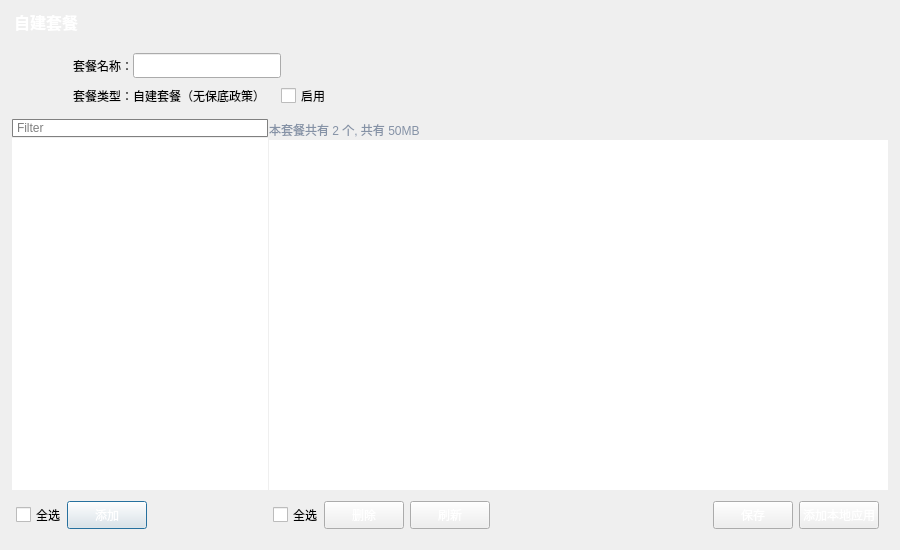
<?xml version="1.0" encoding="UTF-8"?>
<ui version="4.0">
 <class>DialogBundleView</class>
 <widget class="QDialog" name="DialogBundleView">
  <property name="geometry">
   <rect>
    <x>0</x>
    <y>0</y>
    <width>900</width>
    <height>550</height>
   </rect>
  </property>
  <property name="sizePolicy">
   <sizepolicy hsizetype="Fixed" vsizetype="Fixed">
    <horstretch>0</horstretch>
    <verstretch>0</verstretch>
   </sizepolicy>
  </property>
  <property name="minimumSize">
   <size>
    <width>900</width>
    <height>550</height>
   </size>
  </property>
  <property name="maximumSize">
   <size>
    <width>900</width>
    <height>16777215</height>
   </size>
  </property>
  <property name="windowTitle">
   <string>Dialog</string>
  </property>
  <property name="styleSheet">
   <string notr="true">QWidget {
	font: 25 9pt &quot;微软雅黑&quot;;
}

QTreeView::item {
	margin: 5px;
}

#wdt_main {
	border-width: 40px 10px 10px 10px;
	border-image: url(:/skins/skins/bg_dialogbase.png) 40 10 10 10 repeat repeat;
}

QPushButton {
	color: #ffffff;
	border-width: 2px;
	border-image: url(:/skins/skins/btn_blue.png) 2 2;
	min-width: 64px;
	min-height: 20px;
}

QPushButton::hover {
	color: #ffffff;
	border-width: 2px;
	border-image: url(:/skins/skins/btn_blue_hover.png) 2 2;
}

QPushButton::pressed {
	color: #ffffff;
	border-width: 2px;
	border-image: url(:/skins/skins/btn_blue_pressed.png) 2 2;
}

#btn_addLocal {
	color: #ffffff;
	min-width: 70px;
	min-height: 20px;
	border-width: 2px;
	border-image: url(:/skins/skins/btn_yellow.png) 2 2;
}

#lbl_title {
	color: #ffffff;
	font:  75 12pt;
	font-weight: bold;
}

#btn_max {
	width: 30px; height: 26px;
	border: 0px;
	background-image: url(:/skins/skins/btn_win_max.png);
}

#btn_max::hover {
	margin: 1px;
}

#btn_max::pressed {
	border: 0px;
	background-image: url(:/skins/skins/btn_win_max_pressed.png);
}

#btn_close {
	border: 0px;
	background-image: url(:/skins/skins/btn_win_close.png);
}

#btn_close::hover {
	margin: 1px;
}

#btn_close::pressed {
	border: 0px;
	background-image: url(:/skins/skins/btn_win_close_pressed.png);
}

#btn_addLocal:hover {
	border-width: 2px;
	border-image: url(:/skins/skins/btn_yellow_hover.png) 2 2;
}

#btn_addLocal:pressed {
	border-width: 2px;
	border-image: url(:/skins/skins/btn_yellow_pressed.png) 2 2;
}

#ledt_filter {
	 border: 1px solid gray;
     border-radius: 1px;
     padding: 0 0px 0px 2px;     
}

QCheckBox {
     spacing: 5px;
 }

QCheckBox::indicator {
     width: 15px;
     height: 15px;
 }

QCheckBox::indicator:unchecked {
	image: url(:/skins/skins/chkbox_normal.png);
}

QCheckBox::indicator:checked {
	image: url(:/skins/skins/chkbox_checked.png);
}</string>
  </property>
  <layout class="QVBoxLayout" name="verticalLayout_4">
   <property name="spacing">
    <number>0</number>
   </property>
   <property name="leftMargin">
    <number>0</number>
   </property>
   <property name="topMargin">
    <number>0</number>
   </property>
   <property name="rightMargin">
    <number>0</number>
   </property>
   <property name="bottomMargin">
    <number>0</number>
   </property>
   <item>
    <widget class="QWidget" name="wdt_main" native="true">
     <layout class="QVBoxLayout" name="verticalLayout_3">
      <property name="spacing">
       <number>0</number>
      </property>
      <property name="leftMargin">
       <number>4</number>
      </property>
      <property name="topMargin">
       <number>4</number>
      </property>
      <property name="rightMargin">
       <number>4</number>
      </property>
      <property name="bottomMargin">
       <number>4</number>
      </property>
      <item>
       <widget class="QWidget" name="wdt_top" native="true">
        <property name="sizePolicy">
         <sizepolicy hsizetype="Preferred" vsizetype="Fixed">
          <horstretch>0</horstretch>
          <verstretch>0</verstretch>
         </sizepolicy>
        </property>
        <property name="minimumSize">
         <size>
          <width>0</width>
          <height>0</height>
         </size>
        </property>
        <property name="maximumSize">
         <size>
          <width>16777215</width>
          <height>16777215</height>
         </size>
        </property>
        <layout class="QHBoxLayout" name="horizontalLayout">
         <property name="spacing">
          <number>0</number>
         </property>
         <property name="leftMargin">
          <number>10</number>
         </property>
         <property name="topMargin">
          <number>0</number>
         </property>
         <property name="rightMargin">
          <number>0</number>
         </property>
         <property name="bottomMargin">
          <number>0</number>
         </property>
         <item>
          <widget class="QLabel" name="lbl_title">
           <property name="minimumSize">
            <size>
             <width>0</width>
             <height>35</height>
            </size>
           </property>
           <property name="text">
            <string>自建套餐</string>
           </property>
          </widget>
         </item>
         <item alignment="Qt::AlignTop">
          <widget class="QToolButton" name="btn_max">
           <property name="sizePolicy">
            <sizepolicy hsizetype="Fixed" vsizetype="Fixed">
             <horstretch>0</horstretch>
             <verstretch>0</verstretch>
            </sizepolicy>
           </property>
           <property name="minimumSize">
            <size>
             <width>30</width>
             <height>26</height>
            </size>
           </property>
           <property name="maximumSize">
            <size>
             <width>16777215</width>
             <height>16777215</height>
            </size>
           </property>
           <property name="text">
            <string/>
           </property>
           <property name="icon">
            <iconset>
             <normaloff>:/skins/btn_min</normaloff>:/skins/btn_min</iconset>
           </property>
          </widget>
         </item>
         <item alignment="Qt::AlignTop">
          <widget class="QToolButton" name="btn_close">
           <property name="sizePolicy">
            <sizepolicy hsizetype="Fixed" vsizetype="Fixed">
             <horstretch>0</horstretch>
             <verstretch>0</verstretch>
            </sizepolicy>
           </property>
           <property name="minimumSize">
            <size>
             <width>30</width>
             <height>26</height>
            </size>
           </property>
           <property name="maximumSize">
            <size>
             <width>16</width>
             <height>16</height>
            </size>
           </property>
           <property name="text">
            <string/>
           </property>
           <property name="icon">
            <iconset>
             <normaloff>:/skins/btn_close</normaloff>:/skins/btn_close</iconset>
           </property>
          </widget>
         </item>
        </layout>
       </widget>
      </item>
      <item>
       <widget class="QWidget" name="wdt_state" native="true">
        <property name="sizePolicy">
         <sizepolicy hsizetype="Preferred" vsizetype="Fixed">
          <horstretch>0</horstretch>
          <verstretch>0</verstretch>
         </sizepolicy>
        </property>
        <property name="minimumSize">
         <size>
          <width>0</width>
          <height>80</height>
         </size>
        </property>
        <property name="maximumSize">
         <size>
          <width>16777215</width>
          <height>16777215</height>
         </size>
        </property>
        <layout class="QGridLayout" name="gridLayout_2">
         <property name="leftMargin">
          <number>9</number>
         </property>
         <item row="0" column="0">
          <layout class="QHBoxLayout" name="horizontalLayout_4">
           <property name="bottomMargin">
            <number>0</number>
           </property>
           <item>
            <widget class="QLabel" name="lbl_icon">
             <property name="minimumSize">
              <size>
               <width>50</width>
               <height>50</height>
              </size>
             </property>
             <property name="maximumSize">
              <size>
               <width>50</width>
               <height>50</height>
              </size>
             </property>
             <property name="styleSheet">
              <string notr="true"/>
             </property>
             <property name="pixmap">
              <pixmap resource="skins.qrc">:/skins/skins/icon_bundle_0.png</pixmap>
             </property>
             <property name="alignment">
              <set>Qt::AlignCenter</set>
             </property>
            </widget>
           </item>
           <item>
            <layout class="QGridLayout" name="gridLayout">
             <property name="leftMargin">
              <number>4</number>
             </property>
             <property name="topMargin">
              <number>4</number>
             </property>
             <property name="rightMargin">
              <number>4</number>
             </property>
             <property name="bottomMargin">
              <number>4</number>
             </property>
             <property name="horizontalSpacing">
              <number>0</number>
             </property>
             <property name="verticalSpacing">
              <number>8</number>
             </property>
             <item row="1" column="0">
              <widget class="QLabel" name="lbl_type">
               <property name="text">
                <string>套餐类型：</string>
               </property>
              </widget>
             </item>
             <item row="1" column="1">
              <widget class="QLabel" name="lbl_typeSpecial">
               <property name="text">
                <string>自建套餐（无保底政策）</string>
               </property>
              </widget>
             </item>
             <item row="0" column="0">
              <widget class="QLabel" name="lbl_name">
               <property name="text">
                <string>套餐名称：</string>
               </property>
              </widget>
             </item>
             <item row="0" column="1">
              <widget class="QLineEdit" name="ledt_name">
               <property name="enabled">
                <bool>true</bool>
               </property>
               <property name="sizePolicy">
                <sizepolicy hsizetype="Expanding" vsizetype="Fixed">
                 <horstretch>0</horstretch>
                 <verstretch>0</verstretch>
                </sizepolicy>
               </property>
               <property name="minimumSize">
                <size>
                 <width>0</width>
                 <height>25</height>
                </size>
               </property>
               <property name="maximumSize">
                <size>
                 <width>16777215</width>
                 <height>25</height>
                </size>
               </property>
              </widget>
             </item>
             <item row="0" column="3">
              <spacer name="horizontalSpacer">
               <property name="orientation">
                <enum>Qt::Horizontal</enum>
               </property>
               <property name="sizeHint" stdset="0">
                <size>
                 <width>40</width>
                 <height>20</height>
                </size>
               </property>
              </spacer>
             </item>
             <item row="1" column="2">
              <widget class="QCheckBox" name="cbx_enable">
               <property name="text">
                <string>启用</string>
               </property>
              </widget>
             </item>
            </layout>
           </item>
           <item>
            <spacer name="horizontalSpacer_4">
             <property name="orientation">
              <enum>Qt::Horizontal</enum>
             </property>
             <property name="sizeHint" stdset="0">
              <size>
               <width>40</width>
               <height>20</height>
              </size>
             </property>
            </spacer>
           </item>
          </layout>
         </item>
        </layout>
       </widget>
      </item>
      <item>
       <widget class="QWidget" name="wdt_content" native="true">
        <layout class="QVBoxLayout" name="verticalLayout_5">
         <property name="leftMargin">
          <number>8</number>
         </property>
         <property name="topMargin">
          <number>0</number>
         </property>
         <property name="rightMargin">
          <number>8</number>
         </property>
         <property name="bottomMargin">
          <number>6</number>
         </property>
         <item>
          <widget class="QSplitter" name="splitter">
           <property name="sizePolicy">
            <sizepolicy hsizetype="Expanding" vsizetype="Expanding">
             <horstretch>0</horstretch>
             <verstretch>0</verstretch>
            </sizepolicy>
           </property>
           <property name="frameShape">
            <enum>QFrame::NoFrame</enum>
           </property>
           <property name="lineWidth">
            <number>1</number>
           </property>
           <property name="orientation">
            <enum>Qt::Horizontal</enum>
           </property>
           <property name="opaqueResize">
            <bool>true</bool>
           </property>
           <property name="handleWidth">
            <number>1</number>
           </property>
           <widget class="QWidget" name="layoutWidget">
            <layout class="QVBoxLayout" name="verticalLayout_2">
             <property name="spacing">
              <number>0</number>
             </property>
             <item>
              <widget class="QWidget" name="wdt_filter" native="true">
               <layout class="QHBoxLayout" name="horizontalLayout_2">
                <property name="leftMargin">
                 <number>0</number>
                </property>
                <property name="topMargin">
                 <number>0</number>
                </property>
                <property name="rightMargin">
                 <number>0</number>
                </property>
                <property name="bottomMargin">
                 <number>1</number>
                </property>
                <item>
                 <widget class="QLineEdit" name="ledt_filter">
                  <property name="sizePolicy">
                   <sizepolicy hsizetype="Preferred" vsizetype="Fixed">
                    <horstretch>0</horstretch>
                    <verstretch>0</verstretch>
                   </sizepolicy>
                  </property>
                  <property name="maximumSize">
                   <size>
                    <width>16777215</width>
                    <height>16777215</height>
                   </size>
                  </property>
                  <property name="placeholderText">
                   <string>Filter</string>
                  </property>
                 </widget>
                </item>
               </layout>
              </widget>
             </item>
             <item>
              <widget class="QTreeView" name="tvw_global">
               <property name="sizePolicy">
                <sizepolicy hsizetype="Preferred" vsizetype="Expanding">
                 <horstretch>0</horstretch>
                 <verstretch>0</verstretch>
                </sizepolicy>
               </property>
               <property name="frameShape">
                <enum>QFrame::NoFrame</enum>
               </property>
               <property name="editTriggers">
                <set>QAbstractItemView::NoEditTriggers</set>
               </property>
               <property name="showDropIndicator" stdset="0">
                <bool>false</bool>
               </property>
               <property name="selectionMode">
                <enum>QAbstractItemView::SingleSelection</enum>
               </property>
               <property name="selectionBehavior">
                <enum>QAbstractItemView::SelectRows</enum>
               </property>
               <property name="iconSize">
                <size>
                 <width>32</width>
                 <height>32</height>
                </size>
               </property>
               <property name="indentation">
                <number>5</number>
               </property>
               <property name="rootIsDecorated">
                <bool>false</bool>
               </property>
               <property name="sortingEnabled">
                <bool>true</bool>
               </property>
               <attribute name="headerStretchLastSection">
                <bool>true</bool>
               </attribute>
              </widget>
             </item>
             <item>
              <widget class="QWidget" name="wdt_bottom_left" native="true">
               <property name="sizePolicy">
                <sizepolicy hsizetype="Preferred" vsizetype="Preferred">
                 <horstretch>0</horstretch>
                 <verstretch>0</verstretch>
                </sizepolicy>
               </property>
               <property name="minimumSize">
                <size>
                 <width>0</width>
                 <height>50</height>
                </size>
               </property>
               <property name="maximumSize">
                <size>
                 <width>16777215</width>
                 <height>50</height>
                </size>
               </property>
               <layout class="QGridLayout" name="gridLayout_4">
                <property name="leftMargin">
                 <number>4</number>
                </property>
                <item row="0" column="1">
                 <widget class="QPushButton" name="btn_addGlobal">
                  <property name="text">
                   <string>添加</string>
                  </property>
                 </widget>
                </item>
                <item row="0" column="0">
                 <widget class="QCheckBox" name="cbx_global">
                  <property name="text">
                   <string>全选</string>
                  </property>
                 </widget>
                </item>
                <item row="0" column="2">
                 <spacer name="horizontalSpacer_3">
                  <property name="orientation">
                   <enum>Qt::Horizontal</enum>
                  </property>
                  <property name="sizeType">
                   <enum>QSizePolicy::Expanding</enum>
                  </property>
                  <property name="sizeHint" stdset="0">
                   <size>
                    <width>40</width>
                    <height>20</height>
                   </size>
                  </property>
                 </spacer>
                </item>
               </layout>
              </widget>
             </item>
            </layout>
           </widget>
           <widget class="QWidget" name="layoutWidget1">
            <layout class="QVBoxLayout" name="verticalLayout">
             <property name="spacing">
              <number>0</number>
             </property>
             <item>
              <widget class="QLabel" name="lbl_state">
               <property name="sizePolicy">
                <sizepolicy hsizetype="Expanding" vsizetype="Preferred">
                 <horstretch>0</horstretch>
                 <verstretch>0</verstretch>
                </sizepolicy>
               </property>
               <property name="minimumSize">
                <size>
                 <width>0</width>
                 <height>21</height>
                </size>
               </property>
               <property name="styleSheet">
                <string notr="true">QLabel {
	color: #8592a6;
}</string>
               </property>
               <property name="text">
                <string>本套餐共有 2 个, 共有 50MB</string>
               </property>
              </widget>
             </item>
             <item>
              <widget class="QTreeView" name="tvw_special">
               <property name="frameShape">
                <enum>QFrame::NoFrame</enum>
               </property>
               <property name="lineWidth">
                <number>1</number>
               </property>
               <property name="editTriggers">
                <set>QAbstractItemView::NoEditTriggers</set>
               </property>
               <property name="showDropIndicator" stdset="0">
                <bool>false</bool>
               </property>
               <property name="selectionMode">
                <enum>QAbstractItemView::SingleSelection</enum>
               </property>
               <property name="selectionBehavior">
                <enum>QAbstractItemView::SelectRows</enum>
               </property>
               <property name="iconSize">
                <size>
                 <width>32</width>
                 <height>32</height>
                </size>
               </property>
               <property name="indentation">
                <number>5</number>
               </property>
               <property name="rootIsDecorated">
                <bool>false</bool>
               </property>
               <property name="sortingEnabled">
                <bool>true</bool>
               </property>
              </widget>
             </item>
             <item>
              <widget class="QWidget" name="wdt_bottom_right" native="true">
               <property name="sizePolicy">
                <sizepolicy hsizetype="Expanding" vsizetype="Preferred">
                 <horstretch>0</horstretch>
                 <verstretch>0</verstretch>
                </sizepolicy>
               </property>
               <property name="minimumSize">
                <size>
                 <width>0</width>
                 <height>50</height>
                </size>
               </property>
               <property name="maximumSize">
                <size>
                 <width>16777215</width>
                 <height>50</height>
                </size>
               </property>
               <layout class="QGridLayout" name="gridLayout_3">
                <property name="leftMargin">
                 <number>4</number>
                </property>
                <item row="0" column="3">
                 <spacer name="horizontalSpacer_2">
                  <property name="orientation">
                   <enum>Qt::Horizontal</enum>
                  </property>
                  <property name="sizeHint" stdset="0">
                   <size>
                    <width>216</width>
                    <height>20</height>
                   </size>
                  </property>
                 </spacer>
                </item>
                <item row="0" column="5">
                 <widget class="QPushButton" name="btn_addLocal">
                  <property name="sizePolicy">
                   <sizepolicy hsizetype="Fixed" vsizetype="Fixed">
                    <horstretch>0</horstretch>
                    <verstretch>0</verstretch>
                   </sizepolicy>
                  </property>
                  <property name="minimumSize">
                   <size>
                    <width>74</width>
                    <height>24</height>
                   </size>
                  </property>
                  <property name="text">
                   <string>添加本地应用</string>
                  </property>
                 </widget>
                </item>
                <item row="0" column="0">
                 <widget class="QCheckBox" name="cbx_bdl">
                  <property name="text">
                   <string>全选</string>
                  </property>
                 </widget>
                </item>
                <item row="0" column="1">
                 <widget class="QPushButton" name="btn_remove">
                  <property name="text">
                   <string>删除</string>
                  </property>
                 </widget>
                </item>
                <item row="0" column="2">
                 <widget class="QPushButton" name="btn_refresh">
                  <property name="text">
                   <string>刷新</string>
                  </property>
                 </widget>
                </item>
                <item row="0" column="4">
                 <widget class="QPushButton" name="btn_save">
                  <property name="text">
                   <string>保存</string>
                  </property>
                 </widget>
                </item>
               </layout>
               <zorder>btn_remove</zorder>
               <zorder>cbx_bdl</zorder>
               <zorder>btn_addLocal</zorder>
               <zorder>btn_refresh</zorder>
               <zorder>btn_save</zorder>
              </widget>
             </item>
            </layout>
           </widget>
          </widget>
         </item>
        </layout>
       </widget>
      </item>
     </layout>
    </widget>
   </item>
  </layout>
 </widget>
 <resources>
  <include location="skins.qrc"/>
 </resources>
 <connections/>
</ui>
